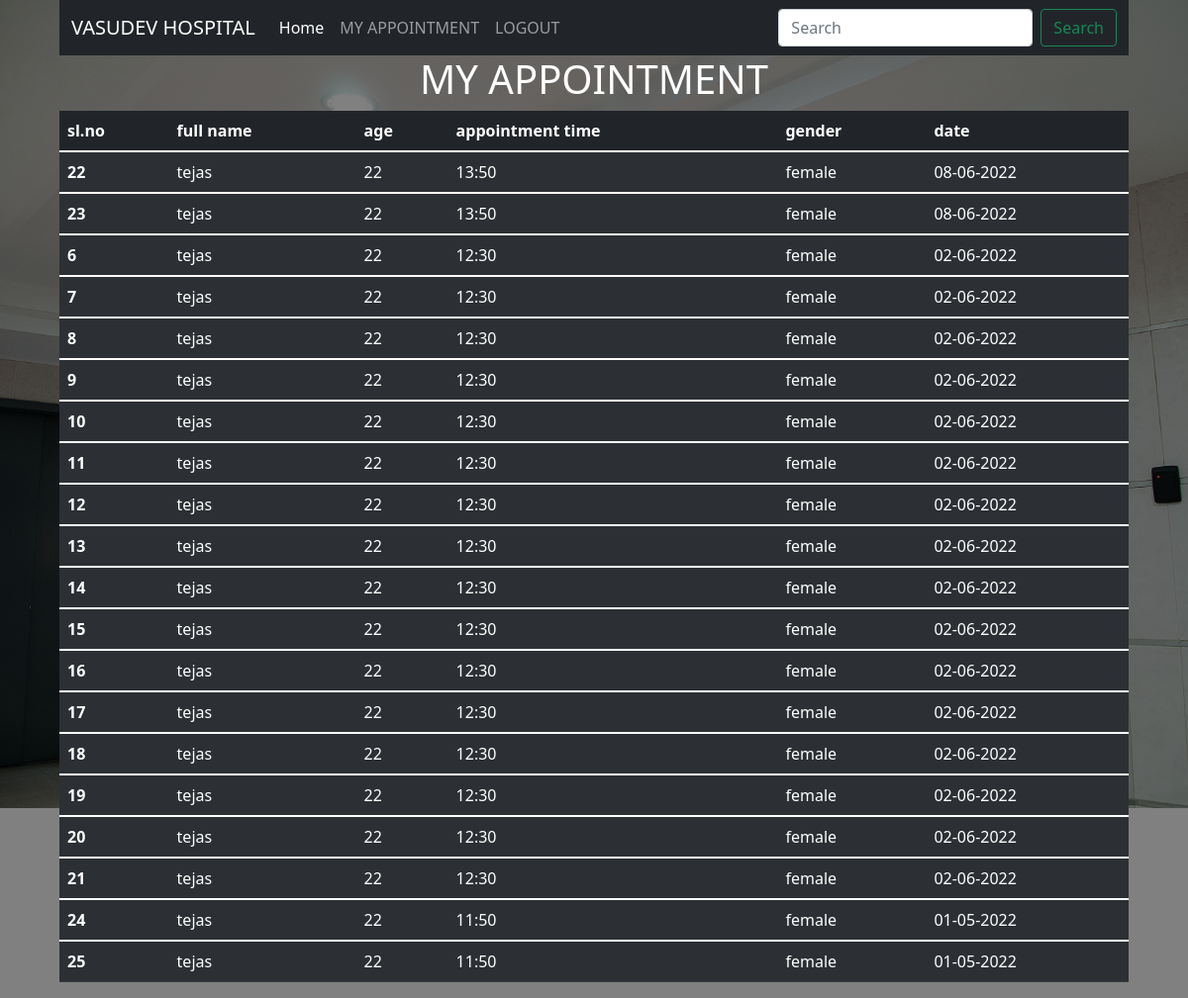
The app's page /myappointment (signed in) with its own data.
### tables this page shows
CREATE TABLE appointment(appointment_id INTEGER PRIMARY KEY AUTOINCREMENT    ,date date ,time TEXT,    userid INTEGER,FOREIGN KEY (userid) REFERENCES userdata(userid));

CREATE TABLE userdata( userid INTEGER PRIMARY KEY AUTOINCREMENT,    fname TEXT,lname TEXT,email TEXT,age INTEGER,phonenumber INTEGER,        password TEXT,city TEXT,gender TEXT);

### app.py (the view)
@app.route('/myappointment')
def myappointment():
    conn=sqlite3.connect('database/vasudev_hospital.db')
    cur=conn.cursor()
    currentuser=session.get('email')
    records=cur.execute('select * from userdata inner join appointment on userdata.userid = appointment.userid where email = ? order by date desc;',[currentuser]).fetchall()
    conn.close()
    return render_template('myappointment.html',records=records)

### templates/myappointment.html
{%extends 'layout.html'%}
{%block content%}
<h1>MY APPOINTMENT</h1>
<table class="table table-dark table-striped">
    <thead>
      <tr>
        <th scope="col">sl.no</th>
        <th scope="col">full name</th>
        <th scope="col">age</th>
        <th scope="col">appointment time</th>
        <th scope="col">gender</th>
        <th scope="col">date</th>
      </tr>
    </thead>
    {%for record in records %}
    <tbody>
      <tr>
        <th scope="row">{{record[9]}}</th>
        <td>{{record[1]}}</td>
        <td>{{record[4]}}</td>
        <td>{{record[11]}}</td>
        <td>{{record[8]}}</td>
        <td>{{record[10]}}</td>
      </tr>
    </tbody>
    {%endfor%}
  </table>
{%endblock%}

### templates/layout.html (shortened to what this page needs)
<!doctype html>
<html lang="en">
  <head>
    <link href="https://cdn.jsdelivr.net/npm/bootstrap@5.1.3/dist/css/bootstrap.min.css" rel="stylesheet">
    <link rel="stylesheet" href="../static/style.css">
  </head>
  <body>
    <nav class="navbar navbar-expand-lg navbar-dark bg-dark">
        <div class="container-fluid">
          <a class="navbar-brand" href="#">VASUDEV HOSPITAL</a>
          <div class="collapse navbar-collapse" id="navbarSupportedContent">
            <ul class="navbar-nav me-auto mb-2 mb-lg-0">
              <li class="nav-item">
                <a class="nav-link active" aria-current="page" href="/">Home</a>
              </li>
              <li class="nav-item">
                <a class="nav-link" href="/myappointment">MY APPOINTMENT</a>
              </li>
              {%if session.get ('login') or session.get('doctor_login')%}
              <li class="nav-item">
                <a class="nav-link" href="/logout">LOGOUT</a>
              </li>
              {%endif%}
            </ul>
            <form class="d-flex">
              <input class="form-control me-2" type="search" placeholder="Search" aria-label="Search">
              <button class="btn btn-outline-success" type="submit">Search</button>
            </form>
          </div>
        </div>
      </nav>
      {%block content %}
      {%endblock%}
  </body>
</html>

### static/style.css (style rules this page uses)
body { margin-left: 5%; margin-right: 5%; background-image: url(./hospital_bg.jpg); background-color: grey; background-size: 100%; background-repeat: no-repeat; background-blend-mode: multiply; }
h1 { text-align:center; color:white; }

### records on screen
appointment: appointment_id "22", fname "tejas", age "22", time "13:50", gender "female", date "08-06-2022"
appointment: appointment_id "23", fname "tejas", age "22", time "13:50", gender "female", date "08-06-2022"
appointment: appointment_id "6", fname "tejas", age "22", time "12:30", gender "female", date "02-06-2022"
appointment: appointment_id "7", fname "tejas", age "22", time "12:30", gender "female", date "02-06-2022"
appointment: appointment_id "8", fname "tejas", age "22", time "12:30", gender "female", date "02-06-2022"
appointment: appointment_id "9", fname "tejas", age "22", time "12:30", gender "female", date "02-06-2022"
appointment: appointment_id "10", fname "tejas", age "22", time "12:30", gender "female", date "02-06-2022"
appointment: appointment_id "11", fname "tejas", age "22", time "12:30", gender "female", date "02-06-2022"
appointment: appointment_id "12", fname "tejas", age "22", time "12:30", gender "female", date "02-06-2022"
appointment: appointment_id "13", fname "tejas", age "22", time "12:30", gender "female", date "02-06-2022"
appointment: appointment_id "14", fname "tejas", age "22", time "12:30", gender "female", date "02-06-2022"
appointment: appointment_id "15", fname "tejas", age "22", time "12:30", gender "female", date "02-06-2022"
appointment: appointment_id "16", fname "tejas", age "22", time "12:30", gender "female", date "02-06-2022"
appointment: appointment_id "17", fname "tejas", age "22", time "12:30", gender "female", date "02-06-2022"
appointment: appointment_id "18", fname "tejas", age "22", time "12:30", gender "female", date "02-06-2022"
appointment: appointment_id "19", fname "tejas", age "22", time "12:30", gender "female", date "02-06-2022"
appointment: appointment_id "20", fname "tejas", age "22", time "12:30", gender "female", date "02-06-2022"
appointment: appointment_id "21", fname "tejas", age "22", time "12:30", gender "female", date "02-06-2022"
appointment: appointment_id "24", fname "tejas", age "22", time "11:50", gender "female", date "01-05-2022"
appointment: appointment_id "25", fname "tejas", age "22", time "11:50", gender "female", date "01-05-2022"
